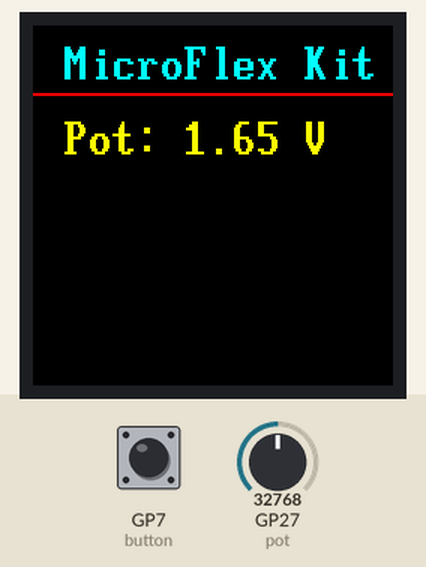
Recording of a program running on a simulated Raspberry Pi Pico running MicroPython. Parts: 240×240 colour display. Inputs (shaded band) come from the test bench; at power-on: GP27 (pot) = 32768, GP7 (button) HIGH (analog values on the 0–65535 scale). Library files of the repository ran but are not shown: st7789py.py, vga1_bold_16x32.py.

Above: at 2.5 s.
2.6 s: GP27 (pot) set to 0
At 3.3 s:
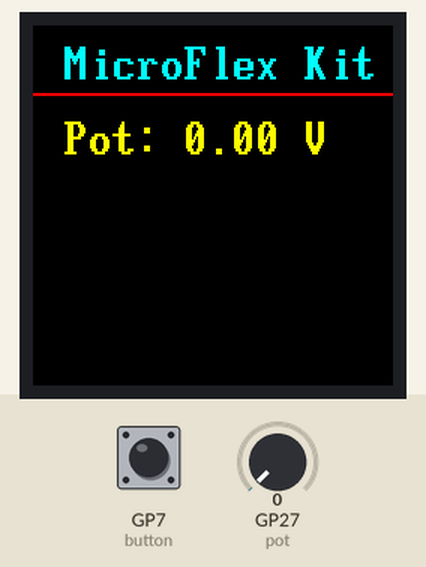
4.3 s: GP7 (button) pulled LOW for 0.35 s
At 4.76 s:
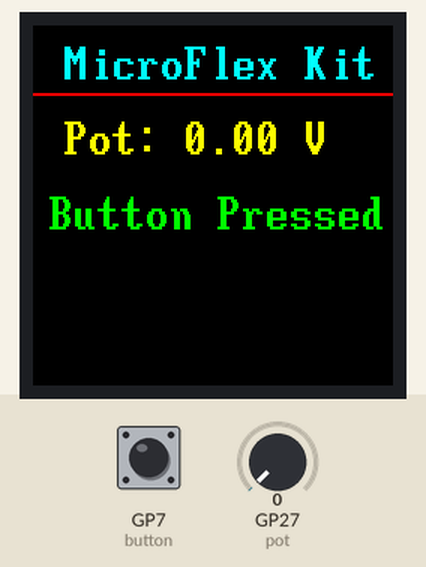
6.1 s: GP7 (button) pulled LOW for 1 s
8.6 s: GP27 (pot) set to 7864
At 9.3 s:
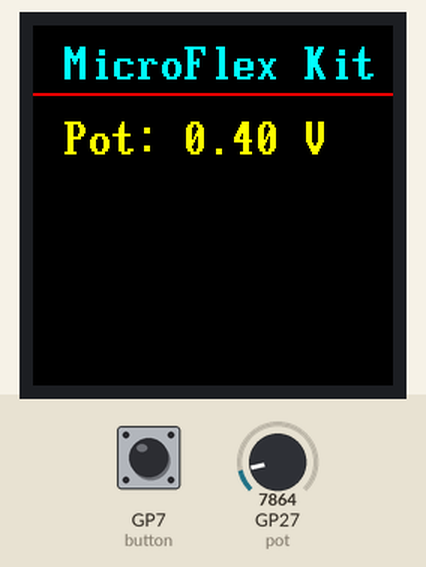
Timing chart, 0 to 11.3 s (numbered marks = the images above; inputs shaded):
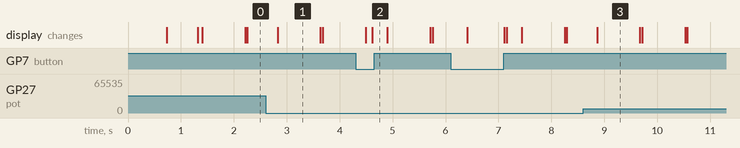

Measured:
- after the input at 2.6 s, the display: changes after 0.23 s (image 1)
- after the input at 8.6 s, the display: changes after 0.26 s (image 3)
- what the display in image 1 shows lasts 0.8 s, from 2.8 s to 3.6 s

The program:

LCD_Pot_Button.py
```python
''' Demo Code to use LCD, Potentiometer and Button '''

from machine import Pin, SPI, ADC
import time
import st7789py as st7789
import vga1_bold_16x32 as font

# === Setup SPI & TFT Display ===
spi = SPI(1, baudrate=40000000, sck=Pin(10), mosi=Pin(11))
tft = st7789.ST7789(
    spi, 240, 240,
    reset=Pin(9, Pin.OUT),
    cs=Pin(13, Pin.OUT),
    dc=Pin(12, Pin.OUT),
    backlight=Pin(8, Pin.OUT),
    rotation=1
)

# === Initialize peripherals ===
pot = ADC(Pin(27))         # GP27 - ADC0 for Pico, change for ESP32 based micro
button = Pin(7, Pin.IN, Pin.PULL_UP)  # GP7 with pull-up

tft.fill(st7789.BLACK)
time.sleep(0.5)

# === Static Text ===
tft.text(font, "MicroFlex Kit", 20, 10, st7789.CYAN)
tft.fill_rect(0, 45, 240, 2, st7789.RED)

# === Main Loop ===
while True:
    pot_value = pot.read_u16()  # 16-bit value (0 - 65535)
    voltage = (pot_value / 65535) * 3.3  # Convert to voltage approx

    # Clear area where pot value is shown
    tft.fill_rect(0, 60, 240, 40, st7789.BLACK)
    tft.text(font, "Pot: {:.2f} V".format(voltage), 20, 60, st7789.YELLOW)

    # Check button
    if button.value() == 0:  # Button pressed (active LOW)
        tft.fill_rect(0, 110, 240, 40, st7789.BLACK)
        tft.text(font, "Button Pressed!", 10, 110, st7789.GREEN)
    else:
        tft.fill_rect(0, 110, 240, 40, st7789.BLACK)

    time.sleep(0.2)
```
